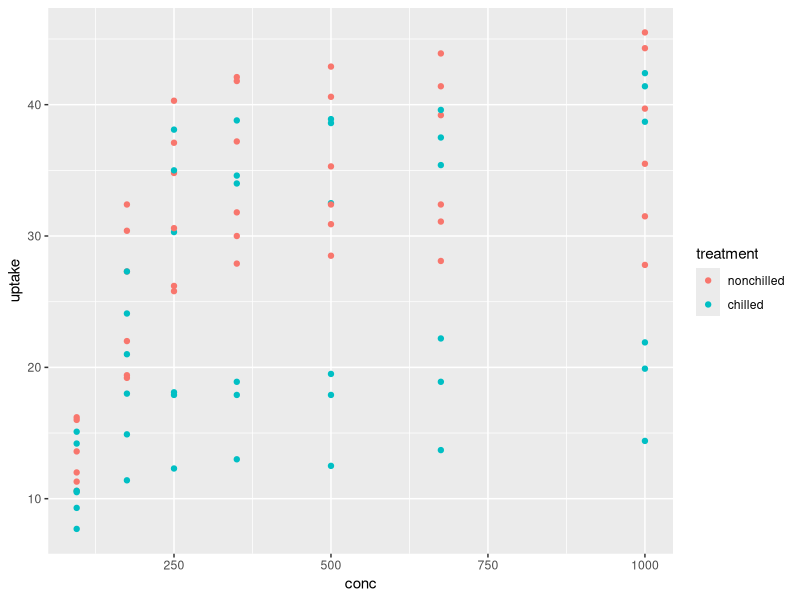

Generate this figure with R:
# Submitting this assessment by the due date is worth 50 points.
# Each question is worth 5 points.
# Call suitable packages as needed.

library(tidyverse)

# CO2 dataset -------------------------------------------------------------

## DATA DESCRIPTION #######################################################

# The CO2 dataset in R records how grass plants from two origins, Quebec and
# Mississippi, respond to varying CO₂ concentrations and temperature treatments.

head(CO2)

# Each plant is identified by the `Plant` factor, with `Type` indicating its origin
# and `Treatment` showing whether it was chilled or nonchilled. `conc` gives the
# ambient CO₂ concentration (mL/L), and `uptake` measures the rate of CO₂
# assimilation (µmol/m²/sec). 

## DATA DESCRIPTION END ###################################################

# Q1
# CO2 dataframe is a base dataframe. Convert this to a class `tibble`
# then assign to `df_co2`

df_co2<-tibble(CO2)

# Q2
# Convert column names to lowercase and reassign to `df_co2`

df_co2<-rename_with(df_co2,tolower)

# Q3
# Create scatter plots of CO₂ uptake versus ambient CO₂ concentration using `df_co2`.
# - The x-axis should represent ambient CO₂ concentration
# - The y-axis should represent CO₂ assimilation rate
# - Color the points by treatment.
# - Create separate panels for each plant type (Quebec vs Mississippi) and combine the plots.

df_co2%>%
  ggplot(aes(x=conc,
             y=uptake,
             color=treatment))+
  geom_point()

# Q4
# The df_co2 dataset contains the following variables:
# - CO₂ assimilation rate
# - ambient CO₂ concentration
# - treatment: chilled vs nonchilled
# - type: plant origin (Quebec vs Mississippi)
# 
# Develop suitable statistical models to examine:
#   
# - The main effect of ambient CO₂ concentration (conc)
# - The main effect of treatment
# - The interaction between concentration and treatment
# 
# Fit these models separately for each plant origin.

x <- df_co2 %>%
  filter(type == "Quebec")

y <- df_co2 %>%
  filter(type == "Mississippi")

summary(lm(uptake~conc,
    data=x))

summary(lm(uptake~conc,
   data=y))

summary(lm(uptake~treatment,
    data=x))

summary(lm(uptake~treatment,
   data=y))

summary(lm(uptake~conc+treatment,
    data=x))

summary(lm(uptake~conc+treatment,
   data=y))

# Q5
# Based on the models fitted in Q4 for Quebec and Mississippi plants,
# describe how CO2 assimilation rate responded to ambient CO2
# concentration under different treatments (chilled vs non-chilled) 
# for each plant origin. Highlight the differences between Quebec and 
# Mississippi plants, and use the model results to support your answers.

# ENTER YOUR ANSWER HERE as COMMENT: For Quebec plants, ambient CO2 was the key
#driver of assimilation rate (p-value=9.29e-08), while treatment did not
#(p-value=0.0926). This is in contrast to the Mississippi plants, as the treatment
#had a lower p-value (2.41e-08) compared to the concentration p-value (1.24e-05).
# (no coding required for this question)


# BCI data ----------------------------------------------------------------

## DATA DESCRIPTION #######################################################

# BCI datas
# run the following code to get data.

library(vegan)
data("BCI")
data("BCI.env")

# BCI dataset:
# The BCI dataset contains tree species abundance data from 50 1-hectare plots 
# on Barro Colorado Island (Panama). Each row represents a plot, and each 
# column represents a tree species. Entries are counts of individuals of each 
# species in that plot. This dataset is often used to study species richness, 
# community composition, and diversity patterns in tropical forests.

print(BCI)

# The following code transforms the BCI dataset from wide to long format. 
# Originally, each plot was a row and each species a column. 
# After the transformation, each row represents a single species in a 
# single plot, with columns indicating the plot (plot), species, and 
# the corresponding count.

cnm <- colnames(BCI)

df_bci <- BCI %>% 
  mutate(plot = paste0("p", str_pad(row_number(),
                                    width = 2, 
                                    pad = 0))) %>% 
  pivot_longer(cols = cnm[1]:cnm[length(cnm)], 
               names_to = "species", 
               values_to = "count")

# BCI.env dataset:
# This dataset contains environmental variables for the 50 plots in the BCI dataset.
# Key columns include:
# - UTM.EW, UTM.NS: spatial coordinates of each plot
# - Precipitation: mean annual rainfall (mm)
# - Elevation: plot elevation (m)
# - Age.cat: categorical forest age class
# - Geology: underlying geological formation type
# - Habitat: dominant habitat type in the plot
# - Stream: indicates presence of streamside (riparian) habitat
# - EnvHet: environmental heterogeneity (Simpson diversity of habitat subcells)
# These variables help explain variation in species composition and abundance 
# across plots and allow exploration of species–environment relationships.

print(BCI.env)

# The following code adds a new "plot" column.

df_env <- BCI.env %>% 
  mutate(plot = paste0("p", str_pad(row_number(),
                                    width = 2, 
                                    pad = 0))) %>% 
  relocate(plot)

## DATA DESCRIPTION END ####################################################

# Q6
# Convert column names of `df_env` to lowercase and reassign to `df_env`

df_env<-rename_with(df_env,tolower)

# Q7
# In `df_env`, some environmental variables have no variation between plots
# (i.e., the same value for all plots). Identify these columns and remove them
# from the dataframe. Assign the resulting dataframe to `df_env_sub`.

df_env_sub<-df_env%>%
  select(-c(precipitation, elevation, age.cat, geology))

# Q8
# Calculate summary statistics for each plot using `df_bci`.
# For each plot, compute:
# - n_sum: total count of all individuals across species
# - n1: count of the most dominant species (maximum count among species)
# - p: proportion of the most abundant species (n1 / n_sum)
# Assign the resulting dataframe to df_n

#i would like guidance on how to complete this question

# Q9
# Combine the summary data (`df_n`) with the environmental variables
# (`df_env_sub`) for each plot. Assign the resulting dataframe to `df_m`.

#cannot do this until question 8 is done

# Q10
# Develop a statistical model to explain variation in the proportion of the dominant
# species in each plot. Use `EnvHet`, `Stream`, and `Habitat` as predictors.
# Fit a suitable statistical model to the data.
# Use model selection based on predictability (i.e., out-of-sample prediction) 
# rather than the goodness of fit, and report which variables are included in 
# the best predictive model as a comment.

#cannot do this until question 8/9 is done
